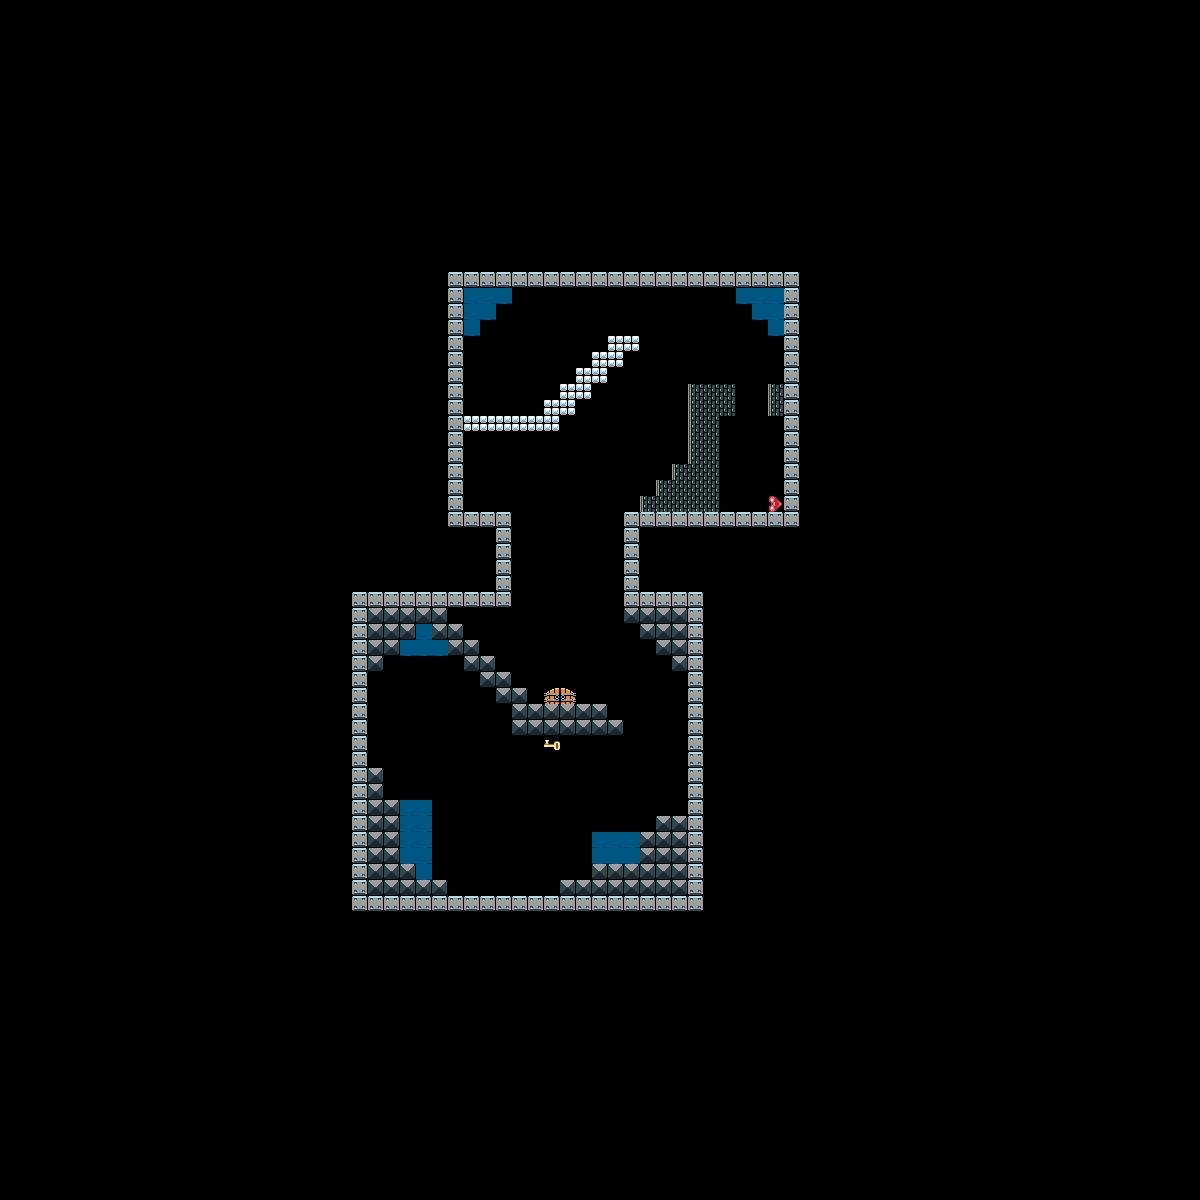

Tiled map render using the project's own tile images. Description and the map definition, with tile-layer contents summarised, below:
An orthogonal 75x75 tile map with 16x16 px tiles, 3 tile layers (BackgroundLayer, GroundLayer, GravityFlipLavyer), 2 tilesets.

<map version="1.2" tiledversion="1.2.0" orientation="orthogonal" renderorder="right-down" width="75" height="75" tilewidth="16" tileheight="16" infinite="0" nextlayerid="6" nextobjectid="1">
 <tileset firstgid="1" source="tiles16.tsx" />
 <tileset firstgid="4001" source="tilesTransparent.tsx" />
 <layer id="3" name="BackgroundLayer" width="75" height="75">
  <data>[5625 cells, 5625 non-empty, 1 distinct tile ids]</data>
 </layer>
 <layer id="4" name="GroundLayer" width="75" height="75">
  <data>[5625 cells, 276 non-empty, 9 distinct tile ids]</data>
 </layer>
 <layer id="5" name="GravityFlipLavyer" width="75" height="75">
  <data>[5625 cells, 31 non-empty, 1 distinct tile ids]</data>
 </layer>
</map>
